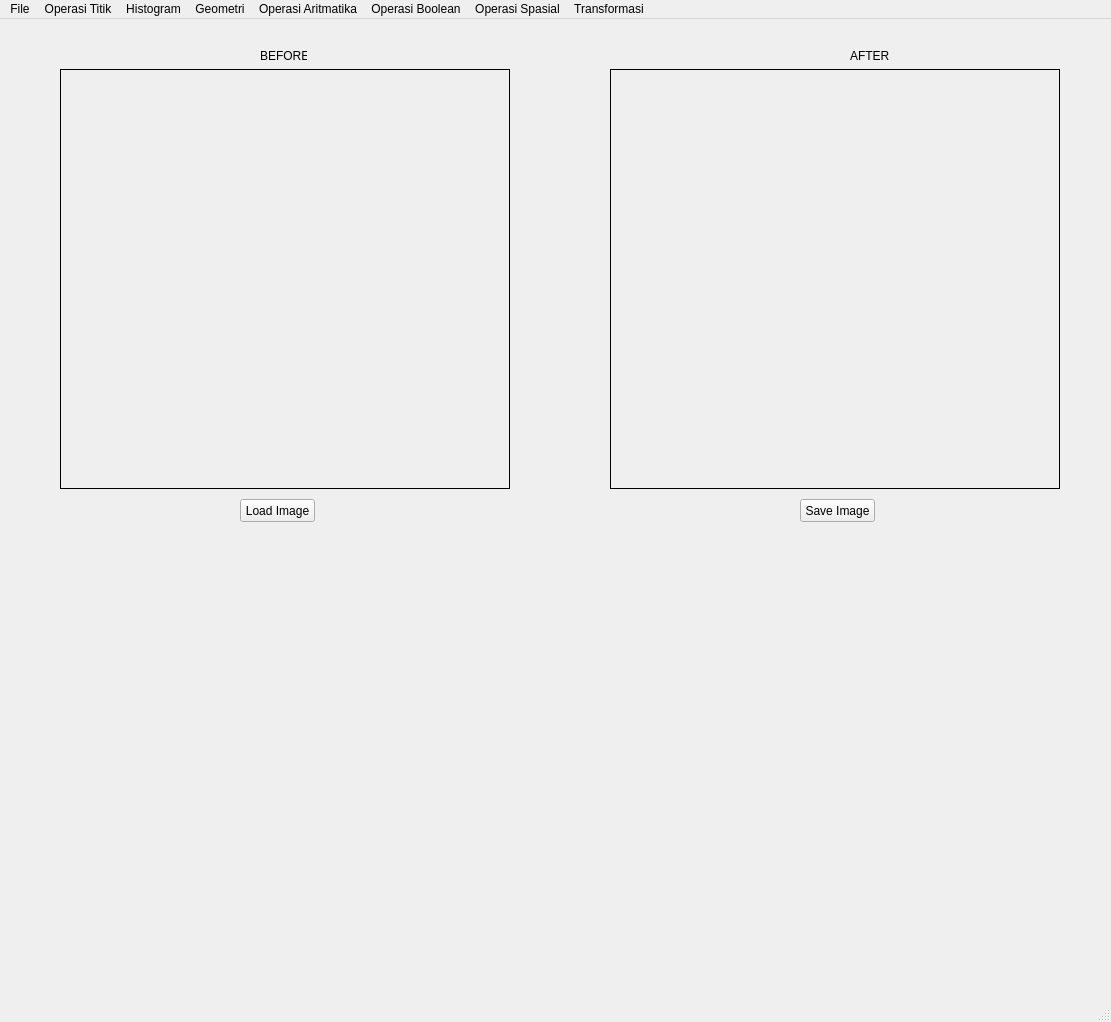
<?xml version="1.0" encoding="UTF-8"?>
<ui version="4.0">
 <author>Rhyred</author>
 <class>My_Program_152024141</class>
 <widget class="QMainWindow" name="My_Program_152024141">
  <property name="geometry">
   <rect>
    <x>0</x>
    <y>0</y>
    <width>1111</width>
    <height>1022</height>
   </rect>
  </property>
  <property name="windowTitle">
   <string>MainWindow</string>
  </property>
  <widget class="QWidget" name="centralwidget">
   <widget class="QPushButton" name="loadButton">
    <property name="geometry">
     <rect>
      <x>240</x>
      <y>480</y>
      <width>75</width>
      <height>23</height>
     </rect>
    </property>
    <property name="text">
     <string>Load Image</string>
    </property>
   </widget>
   <widget class="QLabel" name="imgLabel">
    <property name="geometry">
     <rect>
      <x>60</x>
      <y>50</y>
      <width>450</width>
      <height>420</height>
     </rect>
    </property>
    <property name="frameShape">
     <enum>QFrame::Box</enum>
    </property>
    <property name="text">
     <string/>
    </property>
   </widget>
   <widget class="QLabel" name="hasilLabel">
    <property name="geometry">
     <rect>
      <x>610</x>
      <y>50</y>
      <width>450</width>
      <height>420</height>
     </rect>
    </property>
    <property name="frameShape">
     <enum>QFrame::Box</enum>
    </property>
    <property name="text">
     <string/>
    </property>
   </widget>
   <widget class="QPushButton" name="saveButton">
    <property name="geometry">
     <rect>
      <x>800</x>
      <y>480</y>
      <width>75</width>
      <height>23</height>
     </rect>
    </property>
    <property name="text">
     <string>Save Image</string>
    </property>
   </widget>
   <widget class="QLabel" name="before">
    <property name="geometry">
     <rect>
      <x>260</x>
      <y>30</y>
      <width>47</width>
      <height>13</height>
     </rect>
    </property>
    <property name="text">
     <string>BEFORE</string>
    </property>
   </widget>
   <widget class="QLabel" name="after">
    <property name="geometry">
     <rect>
      <x>850</x>
      <y>30</y>
      <width>47</width>
      <height>13</height>
     </rect>
    </property>
    <property name="text">
     <string>AFTER</string>
    </property>
   </widget>
  </widget>
  <widget class="QMenuBar" name="menubar">
   <property name="geometry">
    <rect>
     <x>0</x>
     <y>0</y>
     <width>1111</width>
     <height>21</height>
    </rect>
   </property>
   <widget class="QMenu" name="menuFile">
    <property name="title">
     <string>File</string>
    </property>
    <addaction name="actionLoad_Image"/>
    <addaction name="actionSave_Image"/>
   </widget>
   <widget class="QMenu" name="menuOperasi_Titik">
    <property name="title">
     <string>Operasi Titik</string>
    </property>
    <addaction name="actionGrayScale"/>
    <addaction name="actionBrightness"/>
    <addaction name="actionSimple_Contrast"/>
    <addaction name="actionContrast_Stretching"/>
    <addaction name="actionNegative_Image"/>
    <addaction name="actionBiner_Image"/>
   </widget>
   <widget class="QMenu" name="menuHistogram">
    <property name="title">
     <string>Histogram</string>
    </property>
    <addaction name="actionGray_Histogram"/>
    <addaction name="actionRGB_Histogram"/>
    <addaction name="actionHistogram_Equalization"/>
   </widget>
   <widget class="QMenu" name="menuGeometri">
    <property name="title">
     <string>Geometri</string>
    </property>
    <addaction name="actionTranslasi"/>
    <addaction name="actionRotasi"/>
    <addaction name="actionResize"/>
    <addaction name="actionCrop"/>
   </widget>
   <widget class="QMenu" name="menuOperasi_Aritmatika">
    <property name="title">
     <string>Operasi Aritmatika</string>
    </property>
    <addaction name="actionTambah"/>
    <addaction name="actionKurang"/>
    <addaction name="actionKali"/>
    <addaction name="actionBagi"/>
   </widget>
   <widget class="QMenu" name="menuOperasi_Boolean">
    <property name="title">
     <string>Operasi Boolean</string>
    </property>
    <addaction name="actionAnd"/>
    <addaction name="actionOr"/>
    <addaction name="actionXor"/>
   </widget>
   <widget class="QMenu" name="menuOperasi_Spasial">
    <property name="title">
     <string>Operasi Spasial</string>
    </property>
    <addaction name="actionFilter"/>
    <addaction name="actionMean_Filter"/>
    <addaction name="actionGaussian_Filter"/>
    <addaction name="actionSharpening"/>
    <addaction name="actionMedian_Filter"/>
    <addaction name="actionMax_Filter"/>
    <addaction name="actionMin_Filter"/>
   </widget>
   <widget class="QMenu" name="menuTransformasi">
    <property name="title">
     <string>Transformasi</string>
    </property>
    <addaction name="actionDFT_Smoothing"/>
    <addaction name="actionDFT_Edge_Detection"/>
   </widget>
   <addaction name="menuFile"/>
   <addaction name="menuOperasi_Titik"/>
   <addaction name="menuHistogram"/>
   <addaction name="menuGeometri"/>
   <addaction name="menuOperasi_Aritmatika"/>
   <addaction name="menuOperasi_Boolean"/>
   <addaction name="menuOperasi_Spasial"/>
   <addaction name="menuTransformasi"/>
  </widget>
  <widget class="QStatusBar" name="statusbar"/>
  <action name="actionGrayScale">
   <property name="text">
    <string>GrayScale</string>
   </property>
  </action>
  <action name="actionLoad_Image">
   <property name="text">
    <string>Load Image</string>
   </property>
  </action>
  <action name="actionSave_Image">
   <property name="text">
    <string>Save Image</string>
   </property>
  </action>
  <action name="actionBrightness">
   <property name="text">
    <string>Brightness</string>
   </property>
  </action>
  <action name="actionSimple_Contrast">
   <property name="text">
    <string>Simple Contrast</string>
   </property>
  </action>
  <action name="actionContrast_Stretching">
   <property name="text">
    <string>Contrast Stretching</string>
   </property>
  </action>
  <action name="actionNegative_Image">
   <property name="text">
    <string>Negative Image</string>
   </property>
  </action>
  <action name="actionBiner_Image">
   <property name="text">
    <string>Biner Image</string>
   </property>
  </action>
  <action name="actionGray_Histogram">
   <property name="text">
    <string>Histogram Grayscale</string>
   </property>
  </action>
  <action name="actionRGB_Histogram">
   <property name="text">
    <string>Histogram RGB</string>
   </property>
  </action>
  <action name="actionHistogram_Equalization">
   <property name="text">
    <string>Histogram Equalization</string>
   </property>
  </action>
  <action name="actionTranslasi">
   <property name="text">
    <string>Translasi</string>
   </property>
  </action>
  <action name="actionRotasi">
   <property name="text">
    <string>Rotasi</string>
   </property>
  </action>
  <action name="actionResize">
   <property name="text">
    <string>Resize</string>
   </property>
  </action>
  <action name="actionCrop">
   <property name="text">
    <string>Crop Image</string>
   </property>
  </action>
  <action name="actionTambah">
   <property name="text">
    <string>Tambah +</string>
   </property>
  </action>
  <action name="actionKurang">
   <property name="text">
    <string>Kurang -</string>
   </property>
  </action>
  <action name="actionKali">
   <property name="text">
    <string>Kali x</string>
   </property>
  </action>
  <action name="actionBagi">
   <property name="text">
    <string>Bagi /</string>
   </property>
  </action>
  <action name="actionAnd">
   <property name="text">
    <string>AND &amp;&amp;</string>
   </property>
  </action>
  <action name="actionOr">
   <property name="text">
    <string>OR ||</string>
   </property>
  </action>
  <action name="actionXor">
   <property name="text">
    <string>XOR ^</string>
   </property>
  </action>
  <action name="actionFilter">
   <property name="text">
    <string>Filtering</string>
   </property>
  </action>
  <action name="actionMean_Filter">
   <property name="text">
    <string>Mean Filtering</string>
   </property>
  </action>
  <action name="actionGaussian_Filter">
   <property name="text">
    <string>Gaussian Filtering</string>
   </property>
  </action>
  <action name="actionSharpening">
   <property name="text">
    <string>Sharpening</string>
   </property>
  </action>
  <action name="actionMedian_Filter">
   <property name="text">
    <string>Median Filtering</string>
   </property>
  </action>
  <action name="actionMax_Filter">
   <property name="text">
    <string>Max Filtering</string>
   </property>
  </action>
  <action name="actionMin_Filter">
   <property name="text">
    <string>Min Filtering</string>
   </property>
  </action>
  <action name="actionDFT_Smoothing">
   <property name="text">
    <string>DFT Smoothing Image</string>
   </property>
  </action>
  <action name="actionDFT_Edge_Detection">
   <property name="text">
    <string>DFT Edge Detection</string>
   </property>
  </action>
 </widget>
 <resources/>
 <connections/>
</ui>
